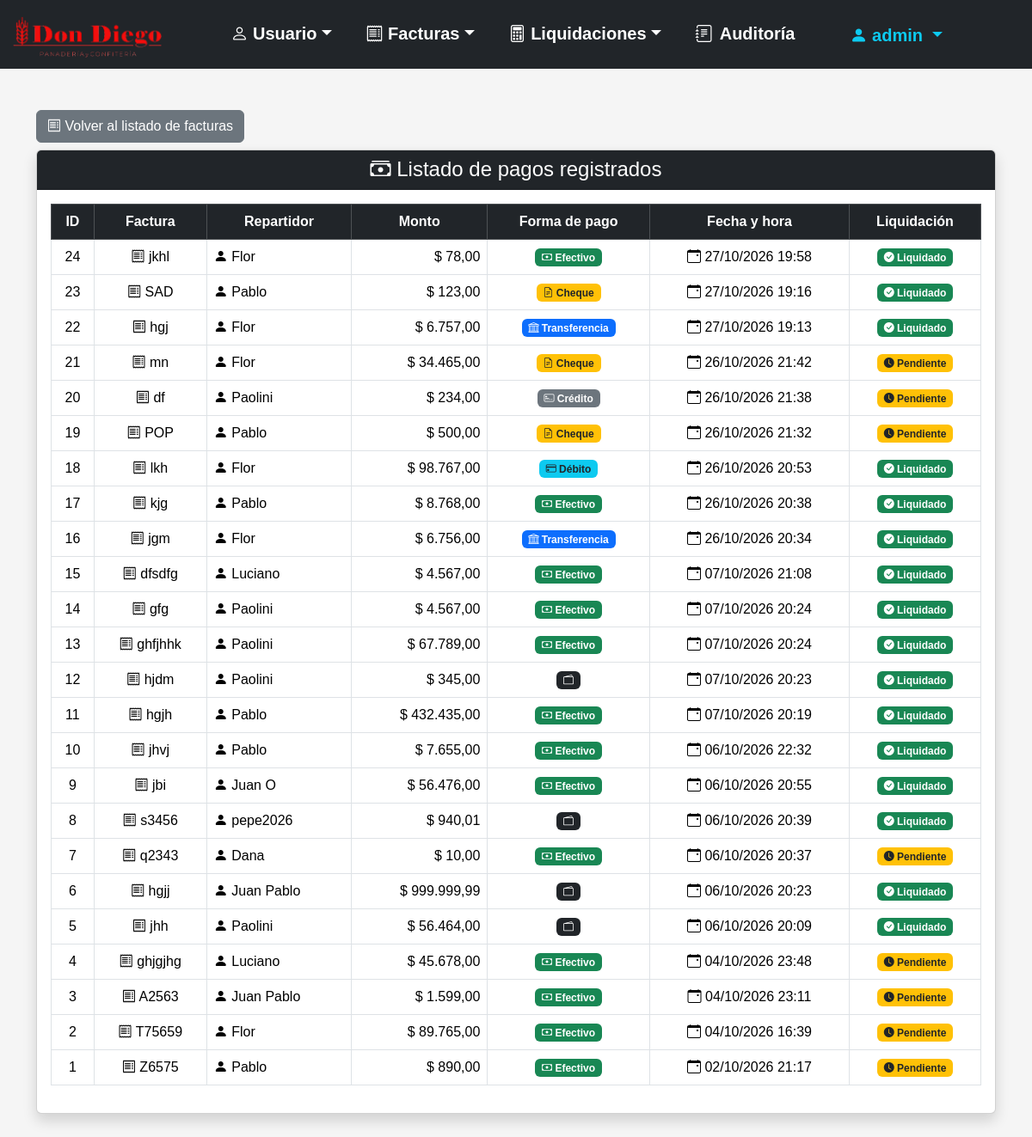
Screenshot of /Panaderia-v2/listar_pagos.php (signed in) with the database file from the repository.
### tables this page shows
CREATE TABLE `usuario` (
  `id` smallint(5) UNSIGNED NOT NULL,
  `usuario` varchar(32) NOT NULL,
  `contrasenia` varchar(255) NOT NULL,
  `activo` tinyint(1) NOT NULL DEFAULT 1,
  `id_ROL` tinyint(3) UNSIGNED NOT NULL
);

CREATE TABLE `pago` (
  `id` int(10) UNSIGNED NOT NULL,
  `id_factura` int(10) UNSIGNED NOT NULL,
  `id_repartidor` smallint(5) UNSIGNED NOT NULL,
  `monto` decimal(8,2) NOT NULL,
  `forma_pago` enum('Efectivo','Transferencia','Debito','Credito','Cheque') NOT NULL,
  `fecha_hora` datetime NOT NULL DEFAULT current_timestamp(),
  `liquidado` tinyint(1) NOT NULL DEFAULT 0
);

CREATE TABLE `factura` (
  `id` int(10) UNSIGNED NOT NULL,
  `numero_serie` varchar(20) NOT NULL,
  `monto` decimal(8,2) NOT NULL,
  `fecha_registro` datetime NOT NULL,
  `fecha_cobro` datetime DEFAULT NULL,
  `estado` enum('Cobrado','Pendiente','Anulada') NOT NULL DEFAULT 'Pendiente',
  `id_usuario_registro` smallint(5) UNSIGNED NOT NULL,
  `id_usuario_asignado` smallint(5) DEFAULT NULL
);

### Panaderia-v2/listar_pagos.php (the view, shortened to what this page needs)
<?php
require_once "conexion.php";
$sql = "SELECT p.id, p.id_factura, p.id_repartidor, p.monto, p.forma_pago, p.fecha_hora, p.liquidado, f.numero_serie, u.usuario AS nombre_repartidor
        FROM pago p INNER JOIN factura f ON p.id_factura = f.id INNER JOIN usuario u ON p.id_repartidor = u.id
        ORDER BY p.fecha_hora DESC"
    ;
$stmt = $conexion->prepare($sql);
$stmt->execute();
$pagos = $stmt->fetchAll(PDO::FETCH_ASSOC);
?>
<!DOCTYPE html>
<html lang="es">
<head>
    <link rel="stylesheet" href="css/bootstrap-5.3.8/css/bootstrap.min.css">
    <link rel="stylesheet" href="imagenes/bootstrap-icons-1.13.1/bootstrap-icons.min.css">
    <link rel="stylesheet" href="css/estilo.css">
</head>
<body>
    <?php require_once "menu.php"; ?>
    <div class="container mt-5">
        <div class="mt-4 mb-2">
            <a href="index.php" class="btn btn-secondary"><i class="bi bi-receipt"></i> Volver al listado de facturas</a>
        </div>
        <div class="card shadow mb-5">
            <div class="card-header bg-dark text-white text-center">
                <h4 class="mb-0"><i class="bi bi-cash-stack"></i> Listado de pagos registrados</h4>
            </div>
            <div class="card-body">
                <?php if (count($pagos) > 0): ?>
                    <div class="table-responsive">
                        <table class="table table-bordered table-hover align-middle">
                            <thead class="table-dark text-center">
                                <tr>
                                    <th>ID</th>
                                    <th>Factura</th>
                                    <th>Repartidor</th>
                                    <th>Monto</th>
                                    <th>Forma de pago</th>
                                    <th>Fecha y hora</th>
                                    <th>Liquidación</th>
                                </tr>
                            </thead>
                            <tbody>
                                <?php foreach ($pagos as $pago): ?>
                                    <?php
                                    switch ($pago["forma_pago"]) {
                                        case "Efectivo":
                                            $clase = "bg-success";
                                            $icono = "bi-cash";
                                            $nombre = "Efectivo";
                                            break;
                                        case "Transferencia":
                                            $clase = "bg-primary";
                                            $icono = "bi-bank";
                                            $nombre = "Transferencia";
                                            break;
                                        case "Debito":
                                            $clase = "bg-info text-dark";
                                            $icono = "bi-credit-card";
                                            $nombre = "Débito";
                                            break;
                                        case "Credito":
                                            $clase = "bg-secondary";
                                            $icono = "bi-credit-card-2-front";
                                            $nombre = "Crédito";
                                            break;
                                        case "Cheque":
                                            $clase = "bg-warning text-dark";
                                            $icono = "bi-file-earmark-text";
                                            $nombre = "Cheque";
                                            break;
                                        default:
                                            $clase = "bg-dark";
                                            $icono = "bi-wallet2";
                                            $nombre = $pago["forma_pago"];
                                            break;
                                    }
                                    ?>
                                    <tr>
                                        <td class="text-center">
                                            <?= htmlspecialchars((string)$pago["id"]) ?>
                                        </td>
                                        <td class="text-center">
                                            <i class="bi bi-receipt"></i>
                                            <?= htmlspecialchars($pago["numero_serie"]) ?>
                                        </td>
                                        <td>
                                            <i class="bi bi-person-fill"></i>
                                            <?= htmlspecialchars($pago["nombre_repartidor"]) ?>
                                        </td>
                                        <td class="text-end text-nowrap">
                                            $ <?= number_format((float)$pago["monto"], 2, ",", ".") ?>
                                        </td>
                                        <td class="text-center">
                                            <span class="badge <?= $clase ?>">
                                                <i class="bi <?= $icono ?>"></i>
                                                <?= htmlspecialchars($nombre) ?>
                                            </span>
                                        </td>
                                        <td class="text-center text-nowrap">
                                            <i class="bi bi-calendar-event"></i>
                                            <?php
                                            $fecha = new DateTime($pago["fecha_hora"]);
                                            echo htmlspecialchars($fecha->format("d/m/Y H:i"));
                                            ?>
                                        </td>
                                        <td class="text-center">
                                            <?php if ((int)$pago["liquidado"] === 1): ?>
                                                <span class="badge bg-success"><i class="bi bi-check-circle-fill"></i> Liquidado</span>
                                            <?php else: ?>
                                                <span class="badge bg-warning text-dark"><i class="bi bi-clock-fill"></i> Pendiente</span>
                                            <?php endif; ?>
                                        </td>
                                    </tr>
                                <?php endforeach; ?>
                            </tbody>
                        </table>
                    </div>
                <?php endif; ?>
            </div>
        </div>
    </div>
</body>
</html>

### Panaderia-v2/menu.php (shortened to what this page needs)
<?php
if (isset($_SESSION["id_usuario"])) {
    $sqlUsuario = "SELECT usuario FROM usuario WHERE id = ?";
    $stmtUsuario = $conexion->prepare($sqlUsuario);
    $stmtUsuario->execute([$_SESSION["id_usuario"]]);
    $usuarioLogueado = $stmtUsuario->fetch(PDO::FETCH_ASSOC);
}
?>
<nav class="navbar navbar-expand-lg navbar-dark bg-dark">
    <div class="container-fluid">
        <a class="navbar-brand flex-grow-1" href="https://www.dondiegouy.com/"><img src="imagenes/logo.png" alt="Panaderia" class="d-inline-block align-text-top logo-menu"></a>
        <div class="offcanvas offcanvas-end text-bg-dark" tabindex="-1" id="menuNavegacion" aria-labelledby="menuNavegacionLabel">
            <div class="offcanvas-body justify-content-center">
                <ul class="navbar-nav flex-grow-1 pe-3 gap-4 fs-5">
                    <li class="nav-item dropdown nav-underline">
                        <a class="nav-link dropdown-toggle fw-bold" href="#" role="button" data-bs-toggle="dropdown" aria-expanded="false"><i class="bi bi-person"></i> Usuario</a>
                    </li>
                    <li class="nav-item dropdown nav-underline">
                        <a class="nav-link dropdown-toggle fw-bold" href="#" role="button" data-bs-toggle="dropdown" aria-expanded="false"><i class="bi bi-receipt"></i> Facturas</a>
                    </li>
                    <li class="nav-item dropdown nav-underline">
                        <a class="nav-link dropdown-toggle fw-bold" href="#" role="button" data-bs-toggle="dropdown" aria-expanded="false"><i class="bi bi-calculator"></i> Liquidaciones</a>
                    </li>
                    <li class="nav-item nav-underline">
                        <a class="nav-link fw-bold d-inline-flex text-nowrap" href="auditoria.php"><i class="bi bi-journal-text me-2"></i> Auditoría</a>
                    </li>
                    <li class="nav-item dropdown mt-auto pe-3 fs-5 d-xxl-none">
                       <a class="nav-link dropdown-toggle fw-bold usuario-menu" href="#" role="button" data-bs-toggle="dropdown" aria-expanded="false">
                            <i class="bi bi-person-fill"></i>
                            <?= htmlspecialchars($usuarioLogueado["usuario"]) ?>
                        </a>
                    </li>
                </ul>
            </div>
        </div>
    </div>
</nav>

### Panaderia-v2/css/estilo.css (style rules this page uses)
body { font-family: Arial, sans-serif; background: #f5f5f5; margin: 0; padding: 0; width: 100%; max-width: 100%; overflow-x: hidden; }
.navbar .nav-link, .navbar .navbar-brand { color: white !important; }
.navbar .usuario-menu { color: #0dcaf0 !important; }
.navbar { width: 100%; max-width: 100%; margin: 0; padding-left: 0; padding-right: 0; }
.navbar .container-fluid { width: 100%; max-width: 100%; margin: 0; padding-left: 12px; padding-right: 12px; }
.logo-menu { width: 180px; height: 50px; object-fit: contain; }

### rows the page displays
usuario: usuario "admin"
pago: id "24", id_factura.numero_serie "jkhl", id_repartidor.usuario "Flor", monto "78,00", forma_pago "Efectivo", fecha_hora "27/10/2026 19:58", liquidado 1 (drawn)
pago: id "23", id_factura.numero_serie "SAD", id_repartidor.usuario "Pablo", monto "123,00", forma_pago "Cheque", fecha_hora "27/10/2026 19:16", liquidado 1 (drawn)
pago: id "22", id_factura.numero_serie "hgj", id_repartidor.usuario "Flor", monto "6.757,00", forma_pago "Transferencia", fecha_hora "27/10/2026 19:13", liquidado 1 (drawn)
pago: id "21", id_factura.numero_serie "mn", id_repartidor.usuario "Flor", monto "34.465,00", forma_pago "Cheque", fecha_hora "26/10/2026 21:42", liquidado 0 (drawn)
pago: id "20", id_factura.numero_serie "df", id_repartidor.usuario "Paolini", monto "234,00", forma_pago "Crédito", fecha_hora "26/10/2026 21:38", liquidado 0 (drawn)
pago: id "19", id_factura.numero_serie "POP", id_repartidor.usuario "Pablo", monto "500,00", forma_pago "Cheque", fecha_hora "26/10/2026 21:32", liquidado 0 (drawn)
pago: id "18", id_factura.numero_serie "lkh", id_repartidor.usuario "Flor", monto "98.767,00", forma_pago "Débito", fecha_hora "26/10/2026 20:53", liquidado 1 (drawn)
pago: id "17", id_factura.numero_serie "kjg", id_repartidor.usuario "Pablo", monto "8.768,00", forma_pago "Efectivo", fecha_hora "26/10/2026 20:38", liquidado 1 (drawn)
pago: id "16", id_factura.numero_serie "jgm", id_repartidor.usuario "Flor", monto "6.756,00", forma_pago "Transferencia", fecha_hora "26/10/2026 20:34", liquidado 1 (drawn)
pago: id "15", id_factura.numero_serie "dfsdfg", id_repartidor.usuario "Luciano", monto "4.567,00", forma_pago "Efectivo", fecha_hora "07/10/2026 21:08", liquidado 1 (drawn)
pago: id "14", id_factura.numero_serie "gfg", id_repartidor.usuario "Paolini", monto "4.567,00", forma_pago "Efectivo", fecha_hora "07/10/2026 20:24", liquidado 1 (drawn)
pago: id "13", id_factura.numero_serie "ghfjhhk", id_repartidor.usuario "Paolini", monto "67.789,00", forma_pago "Efectivo", fecha_hora "07/10/2026 20:24", liquidado 1 (drawn)
pago: id "12", id_factura.numero_serie "hjdm", id_repartidor.usuario "Paolini", monto "345,00", fecha_hora "07/10/2026 20:23", liquidado 1 (drawn)
pago: id "11", id_factura.numero_serie "hgjh", id_repartidor.usuario "Pablo", monto "432.435,00", forma_pago "Efectivo", fecha_hora "07/10/2026 20:19", liquidado 1 (drawn)
pago: id "10", id_factura.numero_serie "jhvj", id_repartidor.usuario "Pablo", monto "7.655,00", forma_pago "Efectivo", fecha_hora "06/10/2026 22:32", liquidado 1 (drawn)
pago: id "9", id_factura.numero_serie "jbi", id_repartidor.usuario "Juan O", monto "56.476,00", forma_pago "Efectivo", fecha_hora "06/10/2026 20:55", liquidado 1 (drawn)
pago: id "8", id_factura.numero_serie "s3456", id_repartidor.usuario "pepe2026", monto "940,01", fecha_hora "06/10/2026 20:39", liquidado 1 (drawn)
pago: id "7", id_factura.numero_serie "q2343", id_repartidor.usuario "Dana", monto "10,00", forma_pago "Efectivo", fecha_hora "06/10/2026 20:37", liquidado 0 (drawn)
pago: id "6", id_factura.numero_serie "hgjj", id_repartidor.usuario "Juan Pablo", monto "999.999,99", fecha_hora "06/10/2026 20:23", liquidado 1 (drawn)
pago: id "5", id_factura.numero_serie "jhh", id_repartidor.usuario "Paolini", monto "56.464,00", fecha_hora "06/10/2026 20:09", liquidado 1 (drawn)
pago: id "4", id_factura.numero_serie "ghjgjhg", id_repartidor.usuario "Luciano", monto "45.678,00", forma_pago "Efectivo", fecha_hora "04/10/2026 23:48", liquidado 0 (drawn)
pago: id "3", id_factura.numero_serie "A2563", id_repartidor.usuario "Juan Pablo", monto "1.599,00", forma_pago "Efectivo", fecha_hora "04/10/2026 23:11", liquidado 0 (drawn)
pago: id "2", id_factura.numero_serie "T75659", id_repartidor.usuario "Flor", monto "89.765,00", forma_pago "Efectivo", fecha_hora "04/10/2026 16:39", liquidado 0 (drawn)
pago: id "1", id_factura.numero_serie "Z6575", id_repartidor.usuario "Pablo", monto "890,00", forma_pago "Efectivo", fecha_hora "02/10/2026 21:17", liquidado 0 (drawn)
